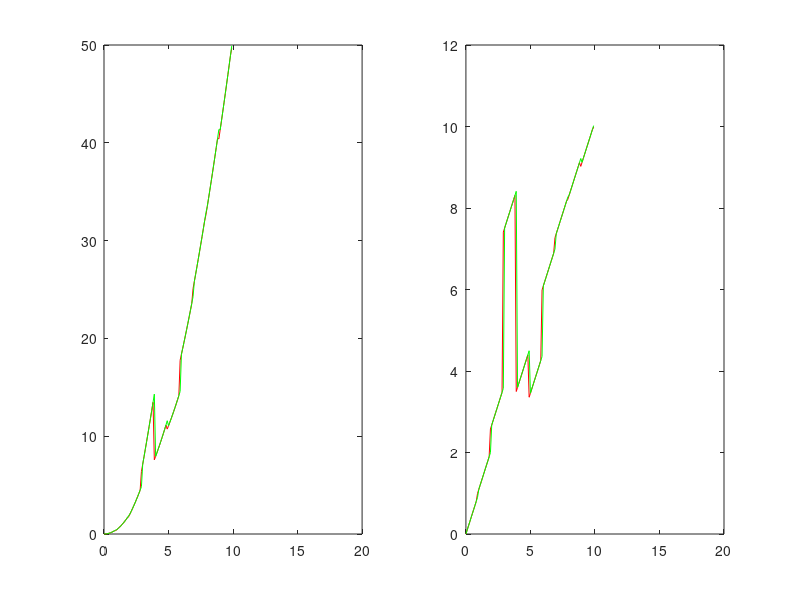

This chart was generated by the following MATLAB code:
%{
Equations for KF.
Linear state space format:
xn=F*xp+G*up+w (F: system matrix  G: Input matrix  w: process noise)
yn=H*xn+vk (H: Observation matrix  vk: measurement noise)
Example: Pos and vel estimation with constant velocity and external
position measurement. Sensor each 10 update provides measurands.
equations:
predict:
xn(estimate)=A*xp(true)+B*up(true)
Pn(estimate)=A*Pp(true)*A'+Q
correction:
k=Pn(estimate)*H'*(H*Pn(estimate)*H'+R)^-1
xn(true)=xn(estimate)+k(z(measurement)-H*xn(estimate))
P(new true)=(I+k*H)*Pn(estimate)
(P: initial as identity, R: covariance of measurand-here only position
uncertainity, Q: 
%}

clc
close all
clear

var=0.6;
sp=0.1;
n=200;
t=linspace(0, (n-1)*sp, n);
acc=ones(1,100);
x=nan(2, n);
x(1,1)=0;
x(2,1)=0;

x_proc=nan(2,n);
x_proc(1,1)=0;
x_proc(2,1)=0;

p_meas=nan(1,n);
for i=10:10:100
    p_meas(i)=0.5*acc(i)*(sp*i)^2+x(2,1)*(sp*i)+x(1,1)+normrnd(0, var, 1);
end


A=[1, sp;
    0, 1];
B=[0.5*(sp^2); sp];
P=0.1*eye(2);
Q=normrnd(0, 0.01, 2, 2);
R=var^2;
H=[1, 0];

for i=2:100
    x(:,i)=A*x(:,i-1)+B*acc(i-1);
    x_proc(:, i)=x(:,i);
    P=A*P*A'+Q;
    if ~isnan(p_meas(i))
        K=P*H'*inv(H*P*H'+R);
        x(:,i)=x(:,i)+K*(p_meas(i)-H*x(:,i));
        P=(eye(2)+K*H)*P;
    end
end

figure;

subplot(1,2,1)
plot(t, x(1,:), 'r');
hold on;
plot(t, x_proc(1,:), 'g');
hold off;

subplot(1,2,2)
plot(t, x(2,:), 'r');
hold on;
plot(t, x_proc(2,:), 'g');
hold off;